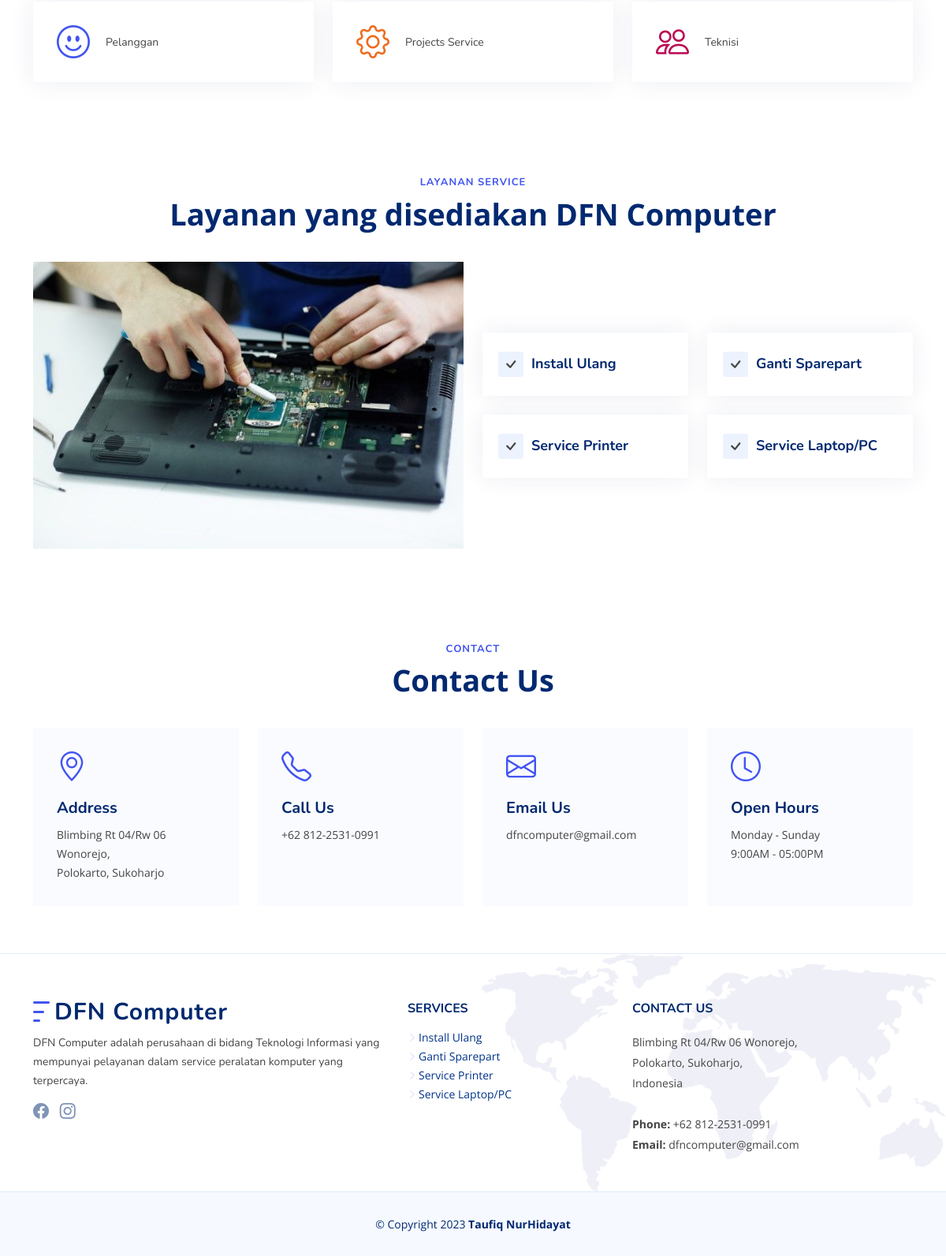
Before: / (lower part) with the older database file.
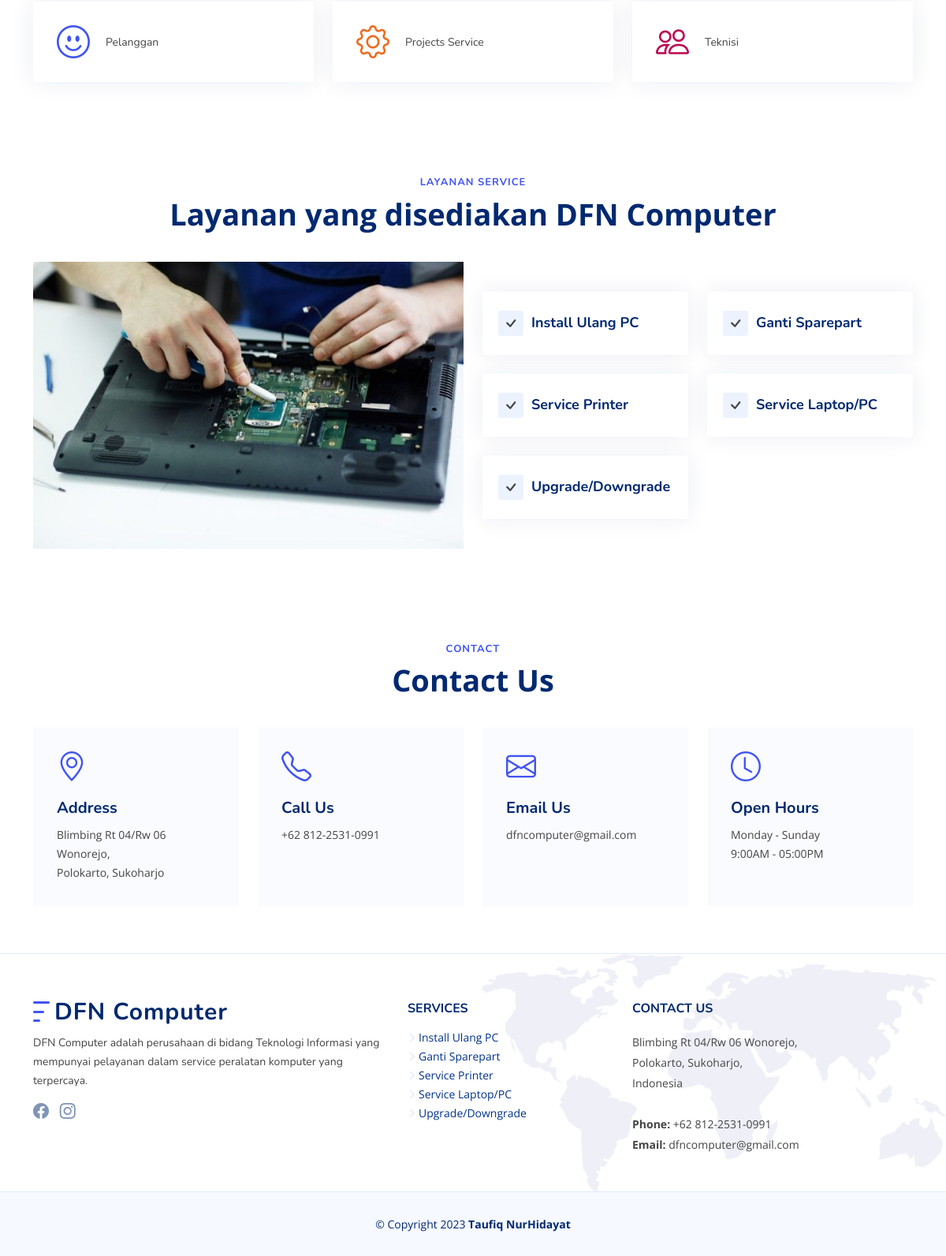
After: the same page with the newer database file.
### tables this page shows
CREATE TABLE `jasa` (
  `id_jasa` int(11) NOT NULL,
  `kategori` varchar(255) NOT NULL,
  `keterangan` varchar(255) NOT NULL
);

### index.php (the view, shortened to what the changed rows need)
<!DOCTYPE html>
<html lang="en">
<head>
  <link href="public/assets/vendor/aos/aos.css" rel="stylesheet">
  <link href="public/assets/vendor/bootstrap/css/bootstrap.min.css" rel="stylesheet">
  <link href="public/assets/vendor/bootstrap-icons/bootstrap-icons.css" rel="stylesheet">
  <link href="public/assets/vendor/glightbox/css/glightbox.min.css" rel="stylesheet">
  <link href="public/assets/vendor/remixicon/remixicon.css" rel="stylesheet">
  <link href="public/assets/vendor/swiper/swiper-bundle.min.css" rel="stylesheet">
  <link href="public/assets/css/style.css" rel="stylesheet">
  <?php
  include 'koneksi.php';
  ?>
</head>
<body>
  <main id="main">
    <section id="service" class="features">
      <div class="container" data-aos="fade-up">
        <header class="section-header">
          <h2>Layanan Service</h2>
        </header>
        <div class="row">
          <div class="col-lg-6 mt-5 mt-lg-0 d-flex">
            <div class="row align-self-center gy-4">
              <?php
              $sql = mysqli_query($koneksi, "SELECT * FROM jasa");
              while ($data = mysqli_fetch_array($sql)) {
              ?>
                <div class="col-md-6" data-aos="zoom-out" data-aos-delay="200">
                  <div class="feature-box d-flex align-items-center">
                    <i class="bi bi-check"></i>
                    <h3><?php echo $data['keterangan']; ?></h3>
                  </div>
                </div>
              <?php
              }
              ?>
            </div>
          </div>
        </div>
      </div>
    </section>
    <section id="contact" class="contact">
      <div class="container" data-aos="fade-up">
        <header class="section-header">
          <h2>Contact</h2>
        </header>
      </div>
    </section>
  </main>
  <?php
  include 'footer.php';
  ?>
</body>
</html>

### footer.php (shortened to what the changed rows need)
<footer id="footer" class="footer fixed">
  <div class="footer-top">
    <div class="container">
      <div class="row gy-4">
        <div class="col-lg-3 col-md-12 footer-links">
          <?php
          $sql = mysqli_query($koneksi, "SELECT * FROM jasa");
          while ($data = mysqli_fetch_array($sql)) {
          ?>
            <ul>
              <li>
                <i class="bi bi-chevron-right"></i>
                <a><?php echo $data['keterangan']; ?></a>
              </li>
            </ul>
          <?php
          }
          ?>
        </div>
      </div>
    </div>
  </div>
</footer>

Changed rows visible on the page:
changed jasa: keterangan "Install Ulang" → "Install Ulang PC"
added jasa: keterangan "Upgrade/Downgrade"
